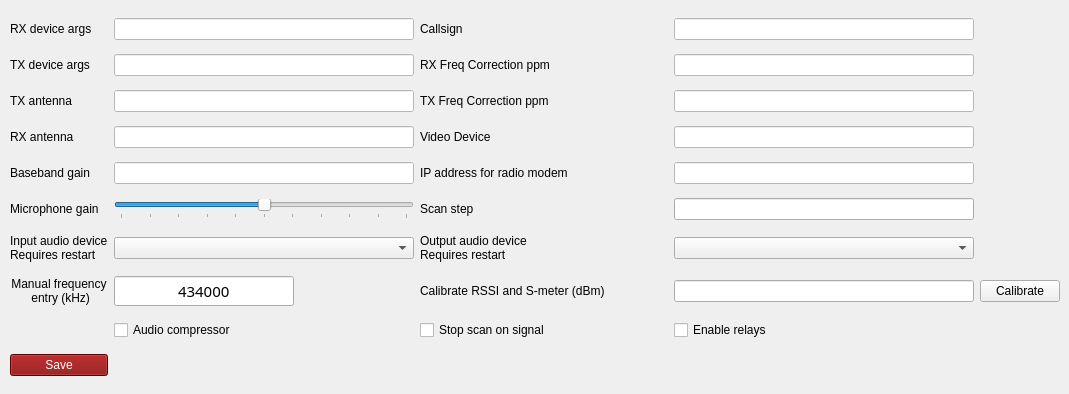
        <widget class="QWidget" name="tab_6">
         <attribute name="title">
          <string>Setup</string>
         </attribute>
         <widget class="QWidget" name="gridLayoutWidget">
          <property name="geometry">
           <rect>
            <x>10</x>
            <y>10</y>
            <width>1050</width>
            <height>375</height>
           </rect>
          </property>
          <layout class="QGridLayout" name="gridLayout_5">
           <item row="6" column="2">
            <widget class="QLabel" name="label_24">
             <property name="text">
              <string>Scan step</string>
             </property>
            </widget>
           </item>
           <item row="0" column="0">
            <widget class="QLabel" name="label_2">
             <property name="text">
              <string>RX device args</string>
             </property>
            </widget>
           </item>
           <item row="3" column="3">
            <widget class="QLineEdit" name="lineEditTXFreqCorrection">
             <property name="sizePolicy">
              <sizepolicy hsizetype="Fixed" vsizetype="Fixed">
               <horstretch>0</horstretch>
               <verstretch>0</verstretch>
              </sizepolicy>
             </property>
             <property name="minimumSize">
              <size>
               <width>300</width>
               <height>0</height>
              </size>
             </property>
             <property name="styleSheet">
              <string notr="true">background-color: rgb(255, 255, 255);
color: rgb(0, 0, 61);
font: 10pt &quot;Sans Serif&quot;;</string>
             </property>
            </widget>
           </item>
           <item row="9" column="1">
            <widget class="QCheckBox" name="checkBoxAudioCompressor">
             <property name="text">
              <string>Audio compressor</string>
             </property>
            </widget>
           </item>
           <item row="5" column="1">
            <widget class="QLineEdit" name="lineEditBBgain">
             <property name="sizePolicy">
              <sizepolicy hsizetype="Fixed" vsizetype="Fixed">
               <horstretch>0</horstretch>
               <verstretch>0</verstretch>
              </sizepolicy>
             </property>
             <property name="minimumSize">
              <size>
               <width>300</width>
               <height>0</height>
              </size>
             </property>
             <property name="styleSheet">
              <string notr="true">background-color: rgb(255, 255, 255);
color: rgb(0, 0, 61);
font: 10pt &quot;Sans Serif&quot;;</string>
             </property>
            </widget>
           </item>
           <item row="7" column="3">
            <widget class="QComboBox" name="audioOutputComboBox"/>
           </item>
           <item row="6" column="1">
            <widget class="QSlider" name="micGainSlider">
             <property name="maximum">
              <number>100</number>
             </property>
             <property name="singleStep">
              <number>10</number>
             </property>
             <property name="value">
              <number>50</number>
             </property>
             <property name="orientation">
              <enum>Qt::Horizontal</enum>
             </property>
             <property name="tickPosition">
              <enum>QSlider::TicksBelow</enum>
             </property>
             <property name="tickInterval">
              <number>10</number>
             </property>
            </widget>
           </item>
           <item row="7" column="2">
            <widget class="QLabel" name="label_33">
             <property name="text">
              <string>Output audio device
Requires restart</string>
             </property>
            </widget>
           </item>
           <item row="4" column="1">
            <widget class="QLineEdit" name="lineEditRXAntenna">
             <property name="sizePolicy">
              <sizepolicy hsizetype="Fixed" vsizetype="Fixed">
               <horstretch>0</horstretch>
               <verstretch>0</verstretch>
              </sizepolicy>
             </property>
             <property name="minimumSize">
              <size>
               <width>300</width>
               <height>0</height>
              </size>
             </property>
             <property name="styleSheet">
              <string notr="true">background-color: rgb(255, 255, 255);
color: rgb(0, 0, 61);
font: 10pt &quot;Sans Serif&quot;;</string>
             </property>
            </widget>
           </item>
           <item row="4" column="3">
            <widget class="QLineEdit" name="lineEditVideoDevice">
             <property name="sizePolicy">
              <sizepolicy hsizetype="Fixed" vsizetype="Fixed">
               <horstretch>0</horstretch>
               <verstretch>0</verstretch>
              </sizepolicy>
             </property>
             <property name="minimumSize">
              <size>
               <width>300</width>
               <height>0</height>
              </size>
             </property>
             <property name="styleSheet">
              <string notr="true">background-color: rgb(255, 255, 255);
color: rgb(0, 0, 61);
font: 10pt &quot;Sans Serif&quot;;</string>
             </property>
             <property name="maxLength">
              <number>100</number>
             </property>
            </widget>
           </item>
           <item row="4" column="0">
            <widget class="QLabel" name="label_6">
             <property name="text">
              <string>RX antenna</string>
             </property>
            </widget>
           </item>
           <item row="0" column="3">
            <widget class="QLineEdit" name="lineEditCallsign">
             <property name="sizePolicy">
              <sizepolicy hsizetype="Fixed" vsizetype="Fixed">
               <horstretch>0</horstretch>
               <verstretch>0</verstretch>
              </sizepolicy>
             </property>
             <property name="minimumSize">
              <size>
               <width>300</width>
               <height>0</height>
              </size>
             </property>
             <property name="styleSheet">
              <string notr="true">background-color: rgb(255, 255, 255);
color: rgb(0, 0, 61);
font: 10pt &quot;Sans Serif&quot;;</string>
             </property>
             <property name="maxLength">
              <number>25</number>
             </property>
            </widget>
           </item>
           <item row="8" column="3">
            <widget class="QLineEdit" name="rssiCalibrateEdit">
             <property name="toolTip">
              <string>Enter calibration value for known signal</string>
             </property>
            </widget>
           </item>
           <item row="3" column="0">
            <widget class="QLabel" name="label_5">
             <property name="text">
              <string>TX antenna</string>
             </property>
            </widget>
           </item>
           <item row="6" column="0">
            <widget class="QLabel" name="label_30">
             <property name="text">
              <string>Microphone gain</string>
             </property>
            </widget>
           </item>
           <item row="0" column="2">
            <widget class="QLabel" name="label_4">
             <property name="text">
              <string>Callsign</string>
             </property>
            </widget>
           </item>
           <item row="3" column="1">
            <widget class="QLineEdit" name="lineEditTXAntenna">
             <property name="sizePolicy">
              <sizepolicy hsizetype="Fixed" vsizetype="Fixed">
               <horstretch>0</horstretch>
               <verstretch>0</verstretch>
              </sizepolicy>
             </property>
             <property name="minimumSize">
              <size>
               <width>300</width>
               <height>0</height>
              </size>
             </property>
             <property name="styleSheet">
              <string notr="true">background-color: rgb(255, 255, 255);
color: rgb(0, 0, 61);
font: 10pt &quot;Sans Serif&quot;;</string>
             </property>
            </widget>
           </item>
           <item row="4" column="2">
            <widget class="QLabel" name="label_10">
             <property name="text">
              <string>Video Device</string>
             </property>
            </widget>
           </item>
           <item row="1" column="2">
            <widget class="QLabel" name="label_7">
             <property name="text">
              <string>RX Freq Correction ppm</string>
             </property>
            </widget>
           </item>
           <item row="8" column="1">
            <widget class="QLineEdit" name="frequencyEdit">
             <property name="sizePolicy">
              <sizepolicy hsizetype="Fixed" vsizetype="Fixed">
               <horstretch>0</horstretch>
               <verstretch>0</verstretch>
              </sizepolicy>
             </property>
             <property name="minimumSize">
              <size>
               <width>180</width>
               <height>30</height>
              </size>
             </property>
             <property name="maximumSize">
              <size>
               <width>180</width>
               <height>50</height>
              </size>
             </property>
             <property name="font">
              <font>
               <family>Sans Serif</family>
               <pointsize>11</pointsize>
               <weight>50</weight>
               <italic>false</italic>
               <bold>false</bold>
              </font>
             </property>
             <property name="toolTip">
              <string>Press enter</string>
             </property>
             <property name="autoFillBackground">
              <bool>false</bool>
             </property>
             <property name="styleSheet">
              <string notr="true">font: 11pt &quot;Sans Serif&quot;;</string>
             </property>
             <property name="inputMethodHints">
              <set>Qt::ImhDigitsOnly</set>
             </property>
             <property name="text">
              <string>434000</string>
             </property>
             <property name="maxLength">
              <number>16</number>
             </property>
             <property name="alignment">
              <set>Qt::AlignCenter</set>
             </property>
            </widget>
           </item>
           <item row="3" column="2">
            <widget class="QLabel" name="label_8">
             <property name="text">
              <string>TX Freq Correction ppm</string>
             </property>
            </widget>
           </item>
           <item row="9" column="3">
            <widget class="QCheckBox" name="checkBoxRelays">
             <property name="text">
              <string>Enable relays</string>
             </property>
            </widget>
           </item>
           <item row="7" column="1">
            <widget class="QComboBox" name="audioInputComboBox"/>
           </item>
           <item row="9" column="2">
            <widget class="QCheckBox" name="checkBoxStopScan">
             <property name="toolTip">
              <string>Unchecked will delay for 5 seconds</string>
             </property>
             <property name="text">
              <string>Stop scan on signal</string>
             </property>
            </widget>
           </item>
           <item row="7" column="0">
            <widget class="QLabel" name="label_32">
             <property name="text">
              <string>Input audio device
Requires restart</string>
             </property>
            </widget>
           </item>
           <item row="1" column="3">
            <widget class="QLineEdit" name="lineEditRXFreqCorrection">
             <property name="sizePolicy">
              <sizepolicy hsizetype="Fixed" vsizetype="Fixed">
               <horstretch>0</horstretch>
               <verstretch>0</verstretch>
              </sizepolicy>
             </property>
             <property name="minimumSize">
              <size>
               <width>300</width>
               <height>0</height>
              </size>
             </property>
             <property name="styleSheet">
              <string notr="true">background-color: rgb(255, 255, 255);
color: rgb(0, 0, 61);
font: 10pt &quot;Sans Serif&quot;;</string>
             </property>
            </widget>
           </item>
           <item row="5" column="3">
            <widget class="QLineEdit" name="lineEditIPaddress">
             <property name="styleSheet">
              <string notr="true">background-color: rgb(255, 255, 255);
color: rgb(0, 0, 61);
font: 10pt &quot;Sans Serif&quot;;</string>
             </property>
             <property name="maxLength">
              <number>100</number>
             </property>
            </widget>
           </item>
           <item row="10" column="0">
            <widget class="QPushButton" name="saveOptionsButton">
             <property name="toolTip">
              <string>Save settings</string>
             </property>
             <property name="styleSheet">
              <string notr="true">font: 18pt &quot;Sans Serif&quot;;
color: rgb(255, 255, 255);
background-color: rgb(132, 0, 0);</string>
             </property>
             <property name="text">
              <string>Save</string>
             </property>
            </widget>
           </item>
           <item row="5" column="2">
            <widget class="QLabel" name="label_18">
             <property name="sizePolicy">
              <sizepolicy hsizetype="MinimumExpanding" vsizetype="Fixed">
               <horstretch>0</horstretch>
               <verstretch>0</verstretch>
              </sizepolicy>
             </property>
             <property name="text">
              <string>IP address for radio modem</string>
             </property>
            </widget>
           </item>
           <item row="6" column="3">
            <widget class="QLineEdit" name="lineEditScanStep"/>
           </item>
           <item row="1" column="1">
            <widget class="QLineEdit" name="lineEditTXDev">
             <property name="sizePolicy">
              <sizepolicy hsizetype="Fixed" vsizetype="Fixed">
               <horstretch>0</horstretch>
               <verstretch>0</verstretch>
              </sizepolicy>
             </property>
             <property name="minimumSize">
              <size>
               <width>300</width>
               <height>0</height>
              </size>
             </property>
             <property name="styleSheet">
              <string notr="true">background-color: rgb(255, 255, 255);
color: rgb(0, 0, 61);
font: 10pt &quot;Sans Serif&quot;;</string>
             </property>
            </widget>
           </item>
           <item row="5" column="0">
            <widget class="QLabel" name="label_19">
             <property name="text">
              <string>Baseband gain</string>
             </property>
            </widget>
           </item>
           <item row="8" column="0">
            <widget class="QLabel" name="label_21">
             <property name="text">
              <string>Manual frequency
 entry (kHz)</string>
             </property>
             <property name="alignment">
              <set>Qt::AlignCenter</set>
             </property>
            </widget>
           </item>
           <item row="1" column="0">
            <widget class="QLabel" name="label_3">
             <property name="text">
              <string>TX device args</string>
             </property>
            </widget>
           </item>
           <item row="0" column="1">
            <widget class="QLineEdit" name="lineEditRXDev">
             <property name="sizePolicy">
              <sizepolicy hsizetype="Fixed" vsizetype="Fixed">
               <horstretch>0</horstretch>
               <verstretch>0</verstretch>
              </sizepolicy>
             </property>
             <property name="minimumSize">
              <size>
               <width>300</width>
               <height>0</height>
              </size>
             </property>
             <property name="styleSheet">
              <string notr="true">background-color: rgb(255, 255, 255);
color: rgb(0, 0, 61);
font: 10pt &quot;Sans Serif&quot;;</string>
             </property>
            </widget>
           </item>
           <item row="8" column="4">
            <widget class="QPushButton" name="rssiCalibrateButton">
             <property name="text">
              <string>Calibrate</string>
             </property>
            </widget>
           </item>
           <item row="8" column="2">
            <widget class="QLabel" name="label_34">
             <property name="text">
              <string>Calibrate RSSI and S-meter (dBm)</string>
             </property>
            </widget>
           </item>
          </layout>
         </widget>
        </widget>
